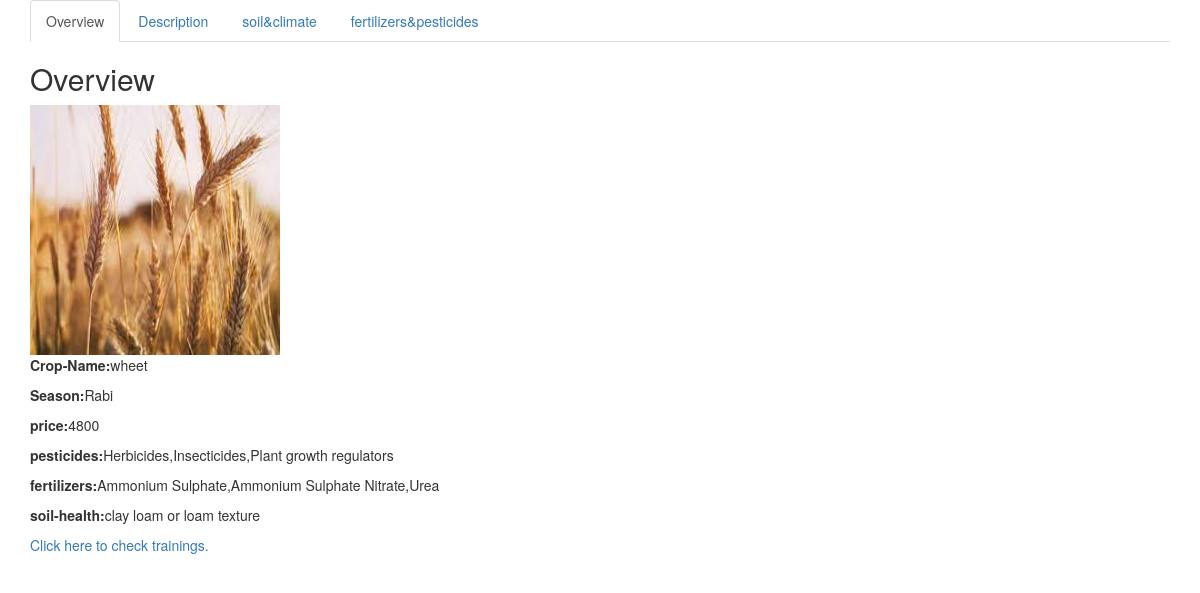
Before: /dtail/2 with the older database file.
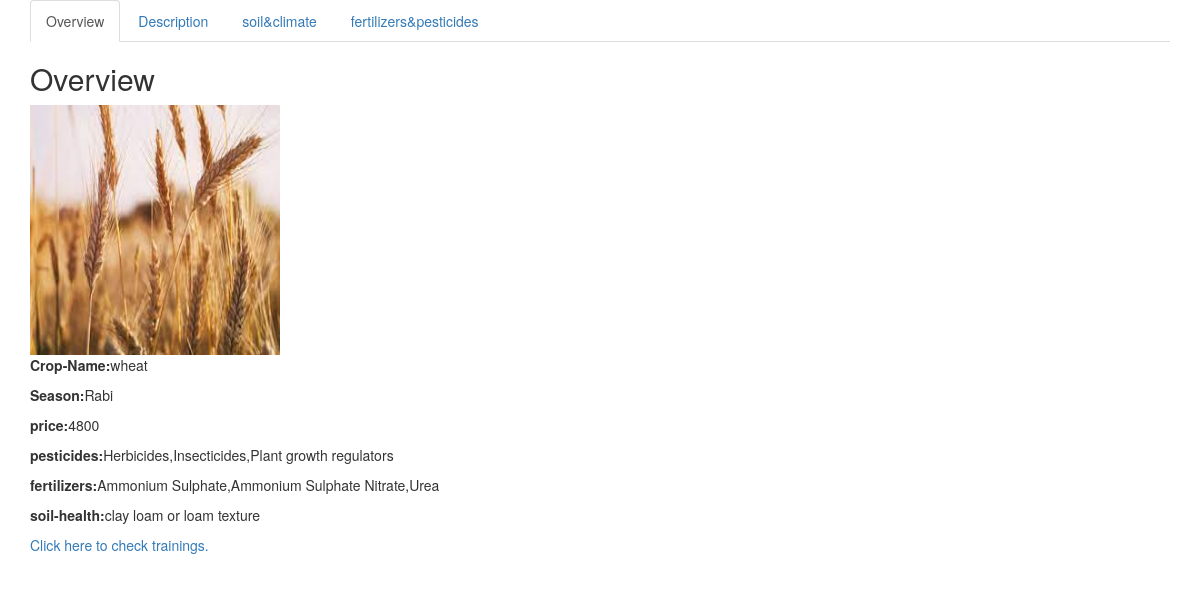
After: the same page with the newer database file.
### agri/models.py (models this page shows, shortened)
class Crop(models.Model):
    name = models.CharField(max_length=100)
    crop_info = models.TextField(max_length=3000)
    season = MultiSelectField(choices=season_choice,max_length=50)
    climate = models.TextField(max_length=2000)
    state = MultiSelectField(choices=state_choice,max_length=200,default="Telangana")
    price = models.IntegerField()
    photo = models.ImageField(blank=True,null=True,upload_to='images/')
    pesticides = models.CharField(max_length=100)
    fertilizers = models.CharField(max_length=100)
    seed = models.CharField(max_length=100)
    soil_health = models.CharField(max_length=100)
    soil_info = models.TextField(max_length=1000)

### agri/views.py (the view)
# urls.py: path("dtail/<int:id>",views.dtail,name="dtail"),
def dtail(request,id):
    data = Crop.objects.filter(id = id).first()
    context = {
        'data':data
    }
    return render(request,"agri/cropManagement.html",context)

### agri/templates/agri/cropManagement.html (shortened to what this page needs)
<!DOCTYPE html>
<html lang="en">
<head>
  <link rel="stylesheet" href="https://maxcdn.bootstrapcdn.com/bootstrap/3.4.1/css/bootstrap.min.css">
</head>
<body>
<div class="container">
  <ul class="nav nav-tabs">
    <li class="active"><a data-toggle="tab" href="#home">Overview</a></li>
    <li><a data-toggle="tab" href="#menu1">Description</a></li>
    <li><a data-toggle="tab" href="#menu2">soil&climate</a></li>
    <li><a data-toggle="tab" href="#menu3">fertilizers&pesticides</a></li>
  </ul>
  <div class="tab-content">
    <div id="home" class="tab-pane fade in active">
      <h2>Overview</h2>
      <img src="{{data.photo.url}}" height="250" width="250" >
      <p><strong>Crop-Name:</strong>{{data.name}}</p>
      <p><strong>Season:</strong>{{data.season}}</p>
      <p><strong>price:</strong>{{data.price}}</p>
      <p><strong>pesticides:</strong>{{data.pesticides}}</p>
      <p><strong>fertilizers:</strong>{{data.fertilizers}}</p>
      <p><strong>soil-health:</strong>{{data.soil_health}}</p>
      <p><a href="{% url 'tpa' data.id %}">Click here to check trainings.</a></p>
    </div>
  </div>
</div>
</body>
</html>

Changed rows visible on the page:
changed Crop "Rabi": name "wheet" → "wheat"
